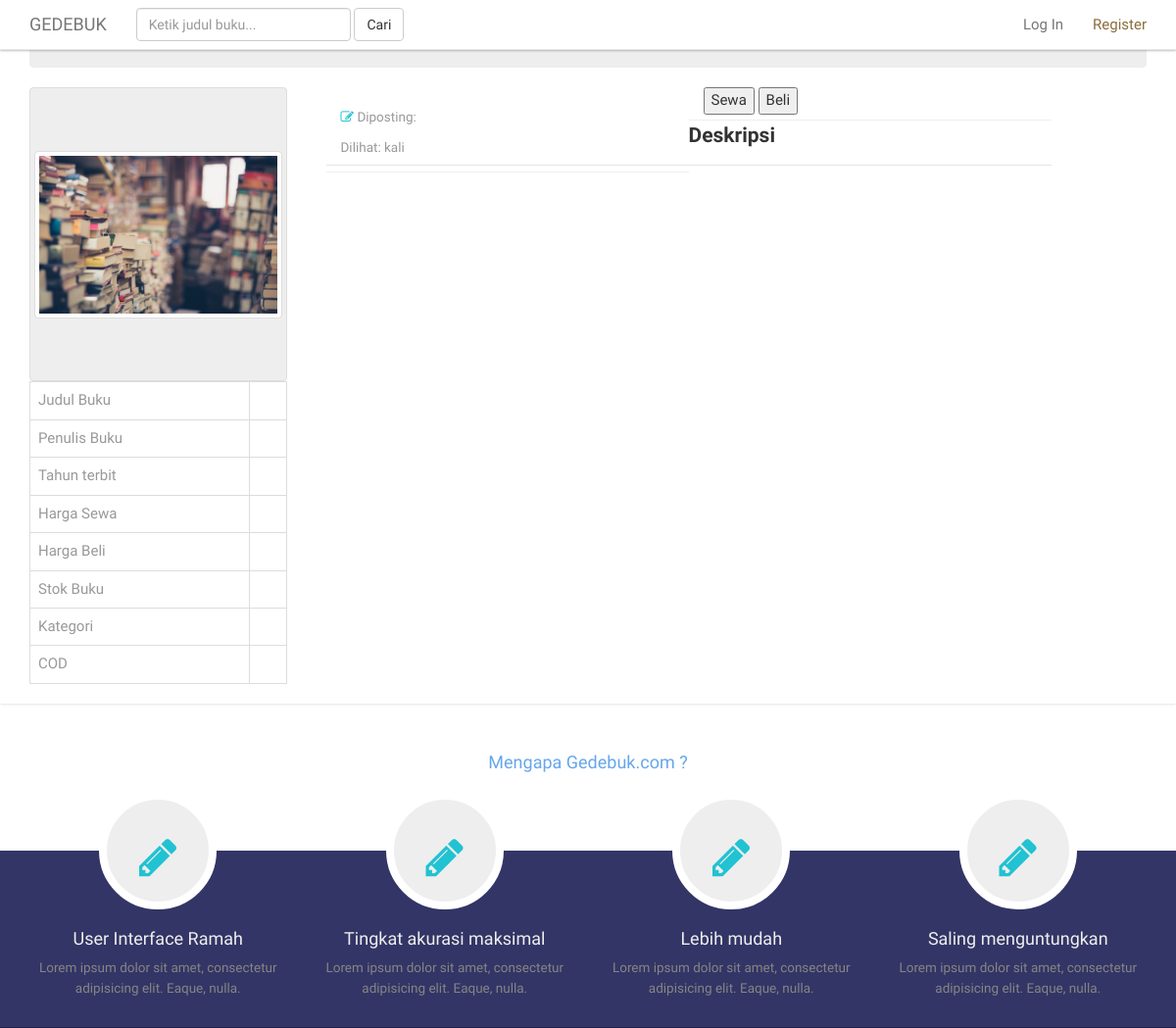
The app's page /post?show=1495273523 (upper part), older data.
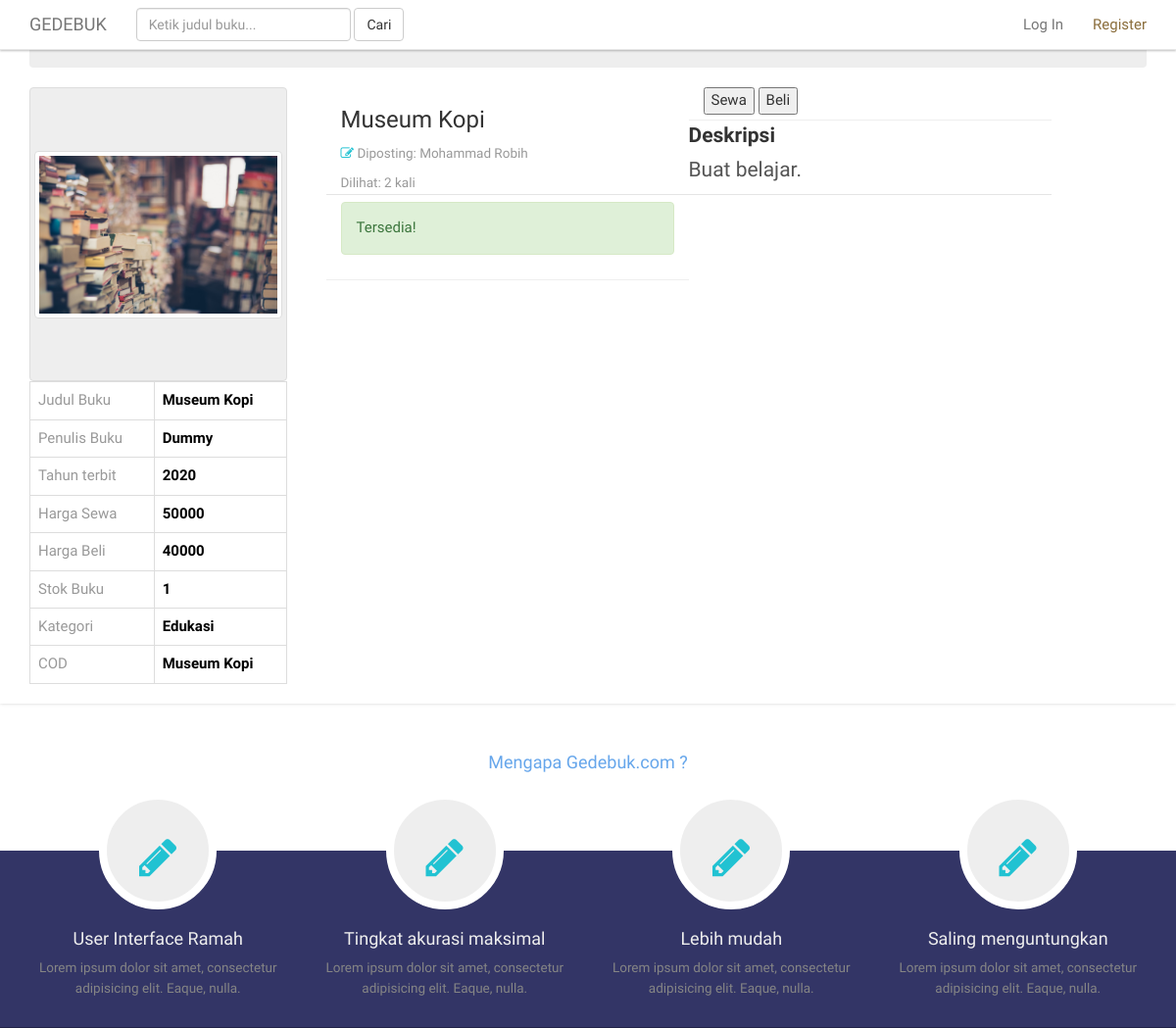
The same page, newer data.
### tables this page shows
CREATE TABLE `buku` (
  `id_buku` int(11) NOT NULL,
  `url` varchar(10) NOT NULL,
  `img` varchar(20) NOT NULL,
  `judul` varchar(50) NOT NULL,
  `pengarang` varchar(50) NOT NULL,
  `tahun_terbit` varchar(4) NOT NULL,
  `harga_beli` int(6) NOT NULL DEFAULT '0',
  `harga_sewa` int(6) NOT NULL DEFAULT '0',
  `jumlah_tersedia` varchar(5) NOT NULL,
  `tgl_publikasi` varchar(20) NOT NULL,
  `id_penjual` varchar(50) NOT NULL,
  `tag` varchar(50) NOT NULL,
  `status` tinyint(4) NOT NULL DEFAULT '0',
  `deskripsi` longtext NOT NULL,
  `cod` varchar(256) NOT NULL,
  `views` int(4) NOT NULL DEFAULT '0'
);

CREATE TABLE `user` (
  `id_user` int(11) NOT NULL,
  `user_name` varchar(20) NOT NULL,
  `nama` varchar(50) NOT NULL,
  `email` varchar(50) NOT NULL,
  `password` varchar(32) NOT NULL,
  `foto` varchar(20) NOT NULL,
  `hp` varchar(13) NOT NULL,
  `jenis_id` varchar(20) NOT NULL,
  `no_id` varchar(40) NOT NULL,
  `alamat` varchar(64) NOT NULL,
  `gender` varchar(1) NOT NULL,
  `akademik` varchar(60) NOT NULL,
  `tgl_gabung` datetime NOT NULL DEFAULT CURRENT_TIMESTAMP,
  `rating` int(5) NOT NULL,
  `online` int(1) NOT NULL DEFAULT '0'
);

### core/main.php (called while the page is built, shortened)
<?php
function showPostByUrl($url) {
  global $link;
  $query = "SELECT buku.*, user.nama, user.no_id FROM buku, user WHERE id_penjual = no_id AND url = '$url'";
  $result = mysqli_query($link, $query) or die('Gagal memuat postingan!');
  return $result;
}
 ?>

### post.php (the view, shortened to what this page needs)
<?php
require_once 'view/header.php';
require_once 'view/navbar_fix.php';
$url          = $_GET['show'];
if(isset($_GET['show'])) {
  $readData = showPostByUrl($url);
  while($row = mysqli_fetch_assoc($readData)) {
    $judulBuku      = $row['judul'];
    $penulisPost    = $row['nama'];
    $penulisBuku    = $row['pengarang'];
    $tahunTerbit    = $row['tahun_terbit'];
    $hargaBeli      = $row['harga_beli'];
    $hargaSewa      = $row['harga_sewa'];
    $cod            = $row['cod'];
    $stock          = $row['jumlah_tersedia'];
    $tag            = $row['tag'];
    $deskripsi      = $row['deskripsi'];
    $views          = $row['views'];
    $status         = $row['status'];
    if($status == 0) {
      $status = '<div class="alert alert-success" role="alert">Tersedia!</div>';
    } else if($status == 1) {
      $status = '<div class="alert alert-warning" role="alert">Buku sedang disewa hingga 1-6-2017</div>';
    }
  }
}
?>
    <section class="produk">
      <div class="container">
        <div class="row">
          <div class="col-md-12">
            <div class="alert alert-default">
              <ul class="breadcrumb">
                <li><a href="#">Home</a></li>
                <li><a href="#">Kategori</a></li>
                <li><a href="#">Produk</a></li>
              </ul>
            </div>
          </div>
          <div class="col-md-3">
            <div class="photo-wrapper thumbnail">
              <img src="../assets/bg.jpeg" class="img-responsive img-thumbnail" alt="">
            </div>
            <table class="table table-bordered">
              <tr>
                <td>Judul Buku</td>
                <td><?php echo $judulBuku; ?></td>
              </tr>
              <tr>
                <td>Penulis Buku</td>
                <td><?php echo $penulisBuku; ?></td>
              </tr>
              <tr>
                <td>Tahun terbit</td>
                <td><?php echo $tahunTerbit; ?></td>
              </tr>
              <tr>
                <td>Harga Sewa</td>
                <td><?php echo $hargaSewa; ?></td>
              </tr>
              <tr>
                <td>Harga Beli</td>
                <td><?php echo $hargaBeli; ?></td>
              </tr>
              <tr>
                <td>Stok Buku</td>
                <td><?php echo $stock; ?></td>
              </tr>
              <tr>
                <td>Kategori</td>
                <td><?php echo $tag; ?></td>
              </tr>
              <tr>
                <td>COD</td>
                <td><?php echo $cod; ?></td>
              </tr>
            </table>
          </div>
          <div class="col-md-8">
            <div class="featured no-margin no-padding">
              <div class="col-md-6 garisbawah">
                <h2><?php echo $judulBuku; ?></h2>
                <small><i class="fa fa-pencil-square-o"></i> Diposting: <?php echo $penulisPost; ?></small><br>
                <small>Dilihat: <?php echo $views; ?> kali</small>
                <span><?php echo $status; ?></span>
              </div>
              <div class="col-md-6 garisbawah">
                <button type="submit" name="button">Sewa</button>
                <button type="submit" name="button">Beli</button>
              </div>
              <div class="description">
                <legend>
                  <label for="">Deskripsi</label>
                  <p>
                    <?php echo $deskripsi; ?>
                  </p>
                </legend>
              </div>
            </div>
          </div>
        </div>
      </div>
    </section>
<?php require_once 'view/footer.php'; ?>
  </body>
</html>

Row changes from the older to the newer data that the page shows:
added buku: judul "Museum Kopi", pengarang "Dummy", tahun_terbit "2020", harga_sewa "50000", harga_beli "40000", jumlah_tersedia "1", tag "Edukasi", cod "Museum Kopi", user.nama "Mohammad Robih", views "2", deskripsi "Buat belajar."
Text that changed along with them:
text now shown: "Tersedia!"
